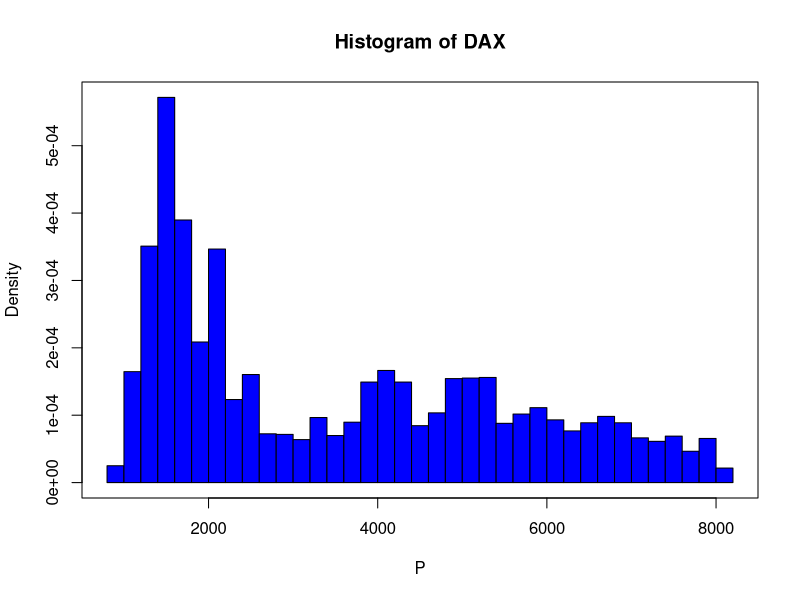

Here is the R script that generated this plot:
##### CAM113-2 yafei.xu@hu-berlin.de

# read data dax140624.csv from https://raw.githubusercontent.com/YafeiXu/CAMquantlet/master/DAX19902014.csv
# replace the path of the working directory if necessary
setwd("C:/R")
d=read.csv("dax140624.csv")
DateInput=as.Date(d[,1])
numOfDate=as.numeric(as.Date(c(DateInput)))
newDF=data.frame(d,numOfDate)
sortNewDF=newDF[order(newDF[,3]),]
newDF2=data.frame(sortNewDF,seq(1,length(newDF[,3]),length.out=length(newDF[,3]))) 
P=newDF2[,2]
# plot histogram
hist(P, prob=TRUE, 12,main="Histogram of DAX",col="Blue",freq=F,breaks = 37) 
box() 
